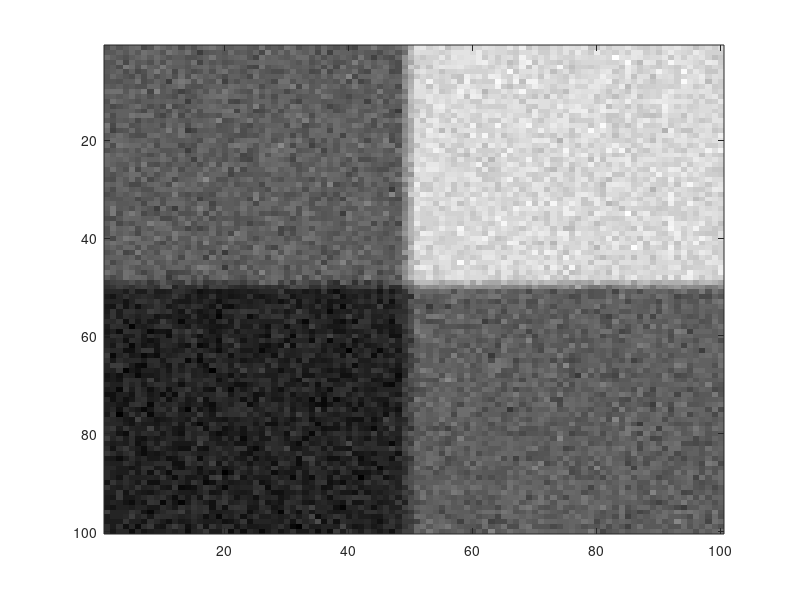

This figure's MATLAB source: (Note: this script raises an error after producing the figure.)
clear
clc
clf
colormap(gray)


% create example image
ima=100*ones(100);
ima(50:100,:)=50;
ima(:,50:100)=2*ima(:,50:100);
fs=fspecial('average');
ima=imfilter(ima,fs,'symmetric');

% add some noise
sigma=10;
rima=ima+sigma*randn(size(ima));

% show it
imagesc(rima)
drawnow

% denoise it
fima=NLmeansfilter(ima,5,2,sigma);

% show results
clf
subplot(2,2,1),imagesc(ima),title('original');
subplot(2,2,2),imagesc(rima),title('noisy');
subplot(2,2,3),imagesc(fima),title('filtered');
subplot(2,2,4),imagesc(rima-fima),title('residuals');

